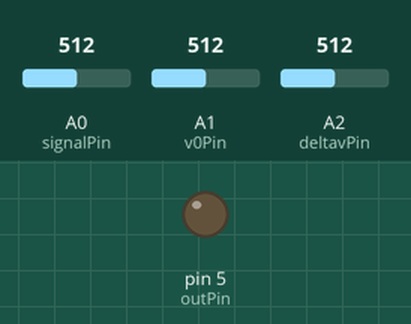
Simulated run of this sketch. Board: Arduino Uno, built with avr-gcc and run on an emulated ATmega328P. Shown: output pins drawn as LEDs (lit = HIGH). Inputs (shaded band) come from the test bench; at power-on: A0 (signalPin) = 512, A1 (v0Pin) = 512, A2 (deltavPin) = 512. What the sketch prints to the serial monitor is not drawn.

Above: at 1.2 s.
1.3 s: A0 (signalPin) set to 11
2.8 s: A0 (signalPin) set to 8
At 4.0 s:
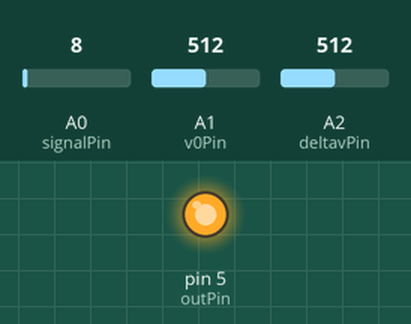
4.3 s: A0 (signalPin) set to 993
5.8 s: A0 (signalPin) set to 1011
At 6.5 s:
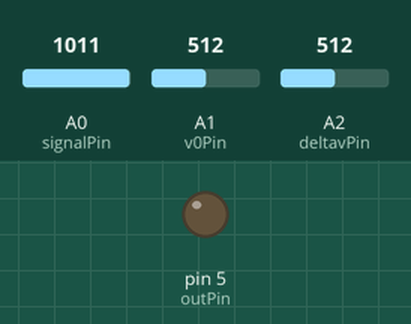
7.3 s: A0 (signalPin) set to 0
At 7.7 s:
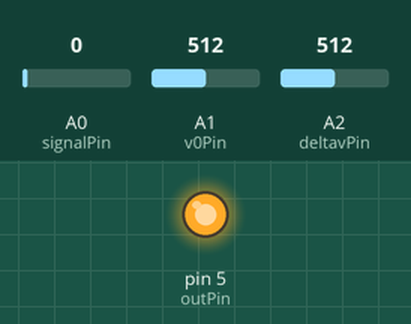
Timing chart, 0 to 9.8 s (numbered marks = the images above; inputs shaded):
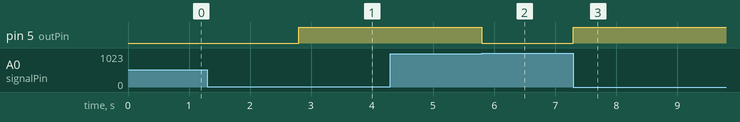

Measured:
- the behaviour switches between 10 and 9 on A0 (signalPin) (found by bisection; images 0 and 1)
- the behaviour switches between 1010 and 1011 on A0 (signalPin) (found by bisection; images 1 and 2)
- after the input at 2.8 s, pin 5 (outPin): LOW → HIGH at once
- after the input at 5.8 s, pin 5 (outPin): HIGH → LOW at once
- after the input at 7.3 s, pin 5 (outPin): LOW → HIGH at once

The sketch:

relaxation_oscillator.ino
```cpp
// (licence header left out)
int v0Pin = A1;
int deltavPin = A2;
int signalPin = A0;

int deltav = 100;
int v0 = 500;

int x = 0;

int outPin = 5;

void setup() {
  Serial.begin(115200);
  pinMode(outPin,OUTPUT);
  digitalWrite(outPin,LOW);
  deltav = analogRead(deltavPin)/2;//range from 0  to 512
  v0 = analogRead(v0Pin); //whole range
}

void loop() {
  deltav = analogRead(deltavPin);
  v0 = analogRead(v0Pin);
 // v0 = 512;
//  deltav = 100;
  x = analogRead(signalPin);
  if((x > v0 + deltav) || (x > 1010)){
    digitalWrite(outPin,LOW);
  }

  if((x < v0 - deltav) || (x < 10)){
    digitalWrite(outPin,HIGH);
  }

  Serial.println(x);
//  delay(1);

}
```
